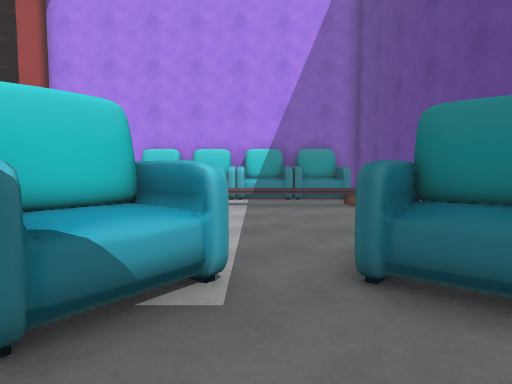
View 1 (above)

21 first-person views from a walk through a scene from a Unity 3-D project. The camera is 1.3 m above the floor, tilts 4° down and sees 75° across. The floor is counted in squares, 1 m on a side. Each view is taken from the middle of a square. On the plan, view 1 faces up. The plan holds only what a view shows up to about 14 squares ahead; the rest is blank. Some surface patterns are stand-ins.

View 2
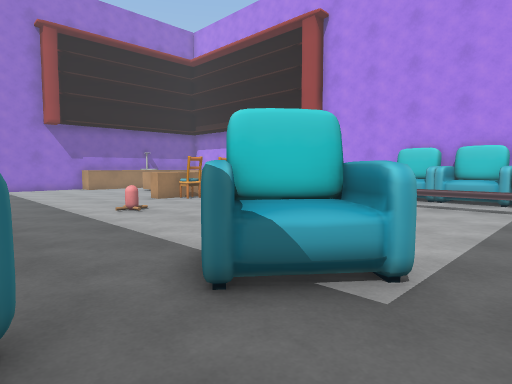

View 3
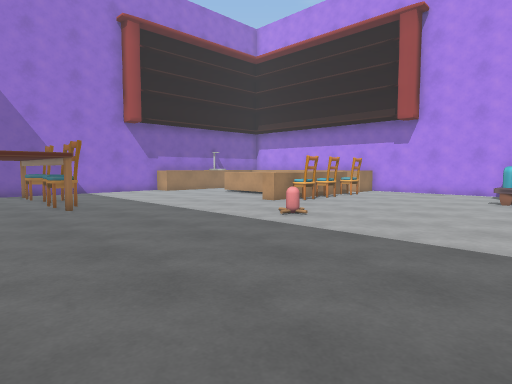

View 4
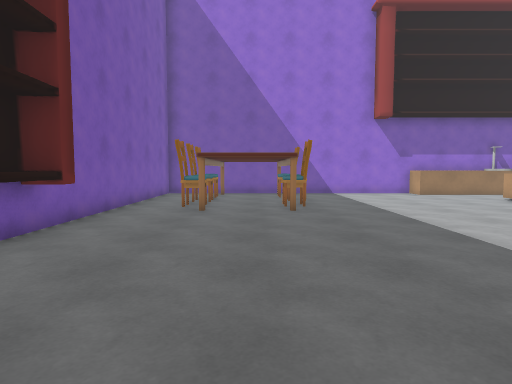

View 5
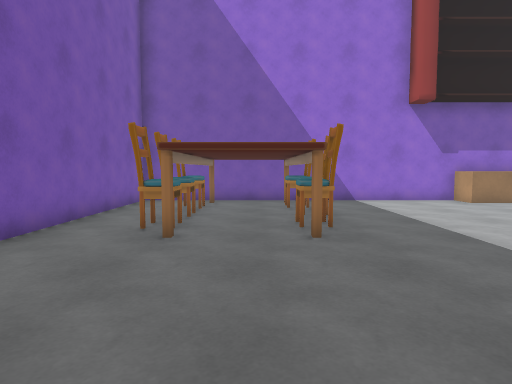

View 6
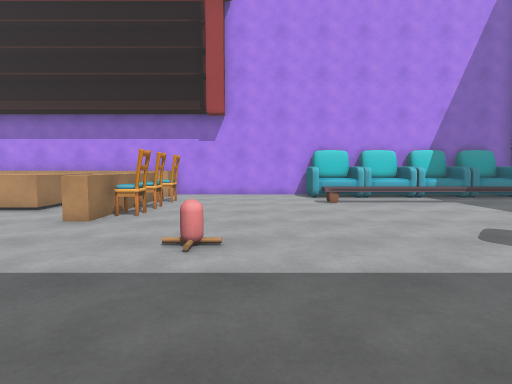

View 7
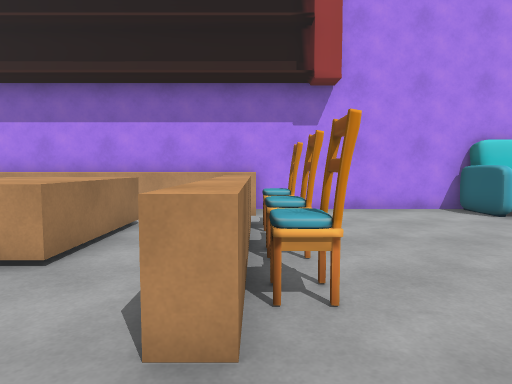

View 8
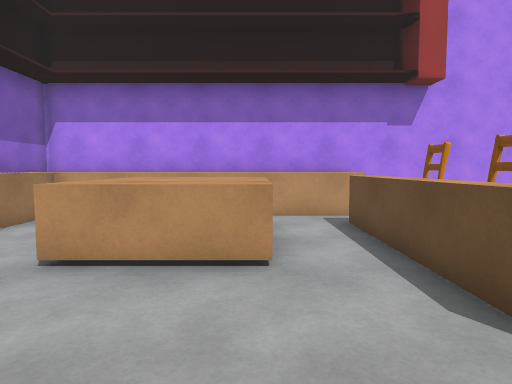

View 9
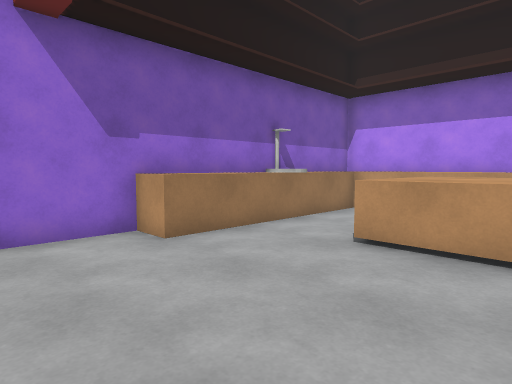

View 10
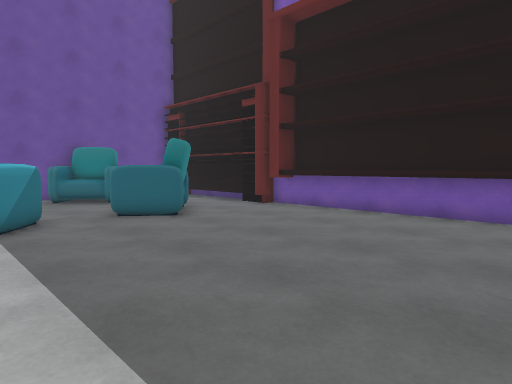

View 11
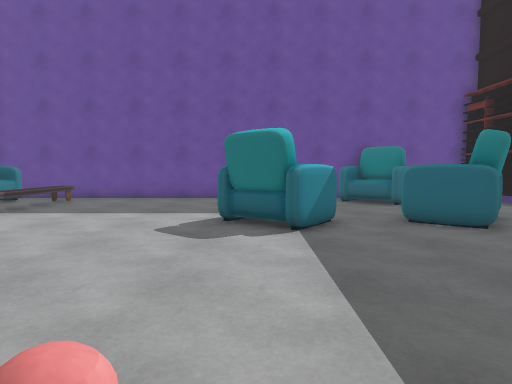

View 12
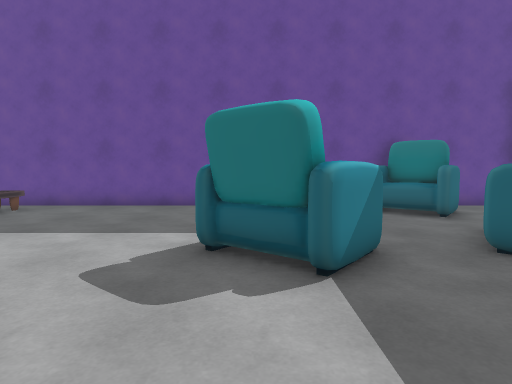

View 13
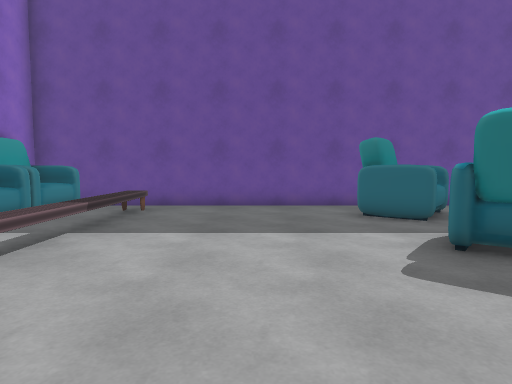

View 14
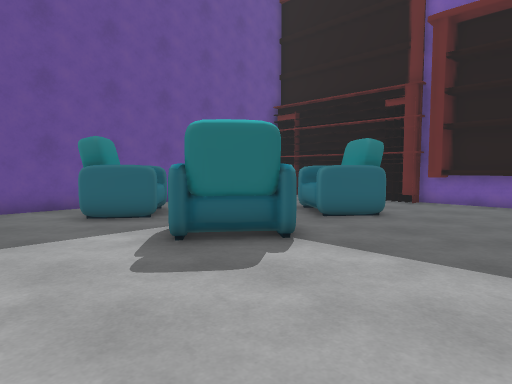

View 15
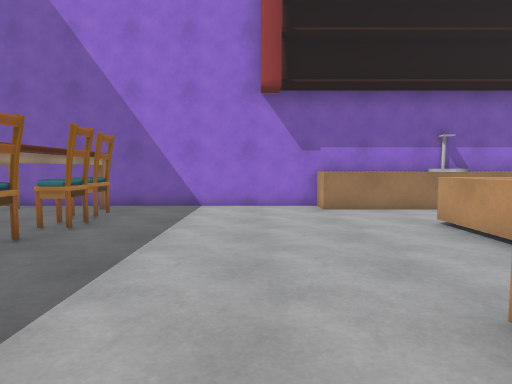

View 16
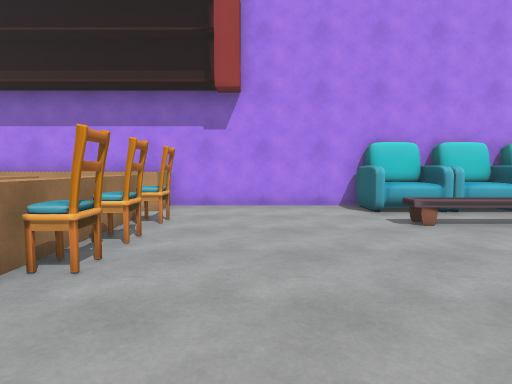

View 17
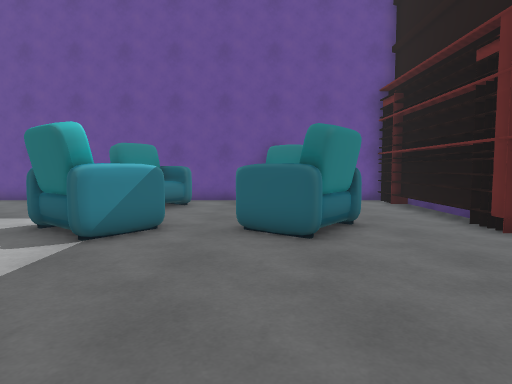

View 18
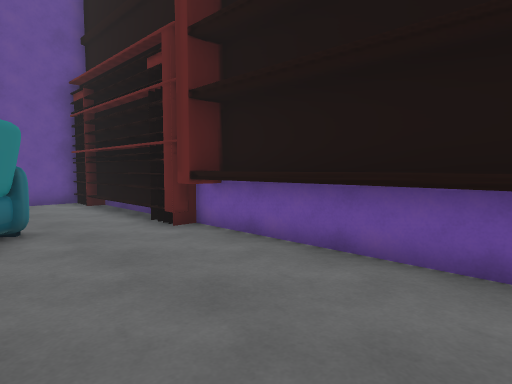

View 19
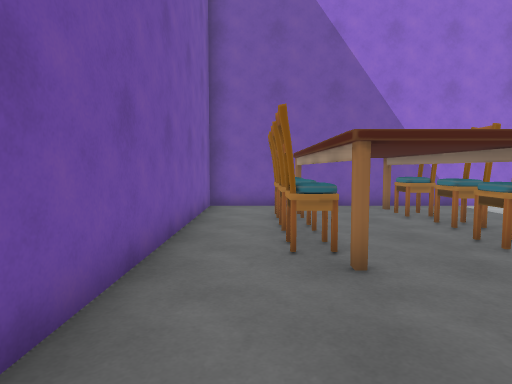

View 20
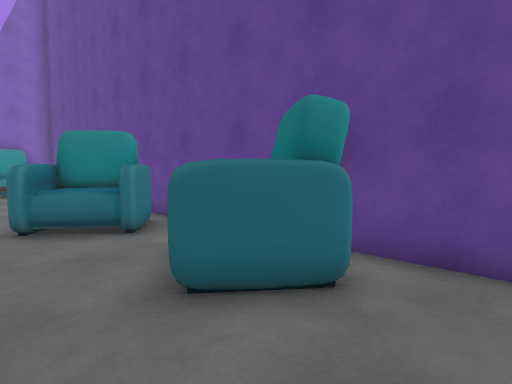

View 21
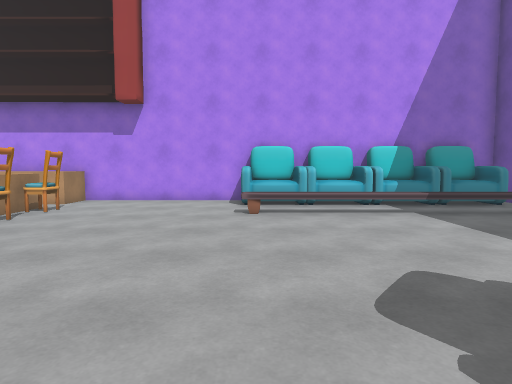

### Floor plan
Key: @ floor where view 1 was taken; # wall or solid block; . floor; ^ raised ledge; C chair; S sink; H shelf; O other object.
Columns run from 22 left of view 1 to 5 right of it. Each row starts with its distance up from view 1.
 16 ############################
 15 #   ^^  ^^^......OOOOOOOOOO#
 14 #^^^^^^^^^.......OOOOOOOOOO#
 13 #^...^^^...................#
 12 #S..^^^^.^CC.....^^^^^^^^^^#
 11 SS..^^^^.^^................#
 10 #^..^^^^.^CC...............#
  9 #^.......^CC...............#
  8 #^.......^CC...............#
  7 #^.........................#
  6 #..........................#
  5 #............O......O...OO.#
  4 #..................OOOOOOOO#
  3 #..................OOO..OOO#
  2 #...................O....O #
  1 #..CCCC..................O #
  0 #OCCCCCCO...........OO@..OO#
 -1 #O......O..........OOOO.OOO#
 -2 #O......O...........OO...OO#
 -3 #.OCCCCCO..................#
 -4 #..........................#
 -5 #..........#^^^^^^^#H#####H#
 -6 ####################### ##

Positions as (right, up) in squares from view 1, and headings:
1: (0, 0), facing up
2: (1, 0), facing up-left
3: (-3, -3), facing up-left
4: (-4, -1), facing left
5: (-8, -1), facing left
6: (-8, -1), facing up
7: (-12, 5), facing up
8: (-15, 5), facing up
9: (-15, 4), facing up-left
10: (-11, 4), facing down-right
11: (-10, 4), facing right
12: (-7, 4), facing right
13: (-7, 8), facing right
14: (-7, 8), facing down-right
15: (-10, 5), facing left
16: (-9, 4), facing up
17: (-9, 0), facing right
18: (-9, -1), facing down-right
19: (-10, -4), facing left
20: (0, -4), facing up-right
21: (-5, 2), facing up
